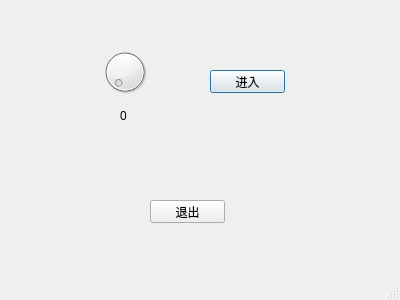
<?xml version="1.0" encoding="UTF-8"?>
<ui version="4.0">
 <class>Dialog</class>
 <widget class="QDialog" name="Dialog">
  <property name="geometry">
   <rect>
    <x>0</x>
    <y>0</y>
    <width>400</width>
    <height>300</height>
   </rect>
  </property>
  <property name="windowTitle">
   <string>Dialog</string>
  </property>
  <property name="sizeGripEnabled">
   <bool>true</bool>
  </property>
  <widget class="QPushButton" name="pushButton">
   <property name="geometry">
    <rect>
     <x>210</x>
     <y>70</y>
     <width>75</width>
     <height>23</height>
    </rect>
   </property>
   <property name="text">
    <string>进入</string>
   </property>
  </widget>
  <widget class="QPushButton" name="pushButton_2">
   <property name="geometry">
    <rect>
     <x>150</x>
     <y>200</y>
     <width>75</width>
     <height>23</height>
    </rect>
   </property>
   <property name="text">
    <string>退出</string>
   </property>
  </widget>
  <widget class="QDial" name="dial">
   <property name="geometry">
    <rect>
     <x>100</x>
     <y>40</y>
     <width>50</width>
     <height>64</height>
    </rect>
   </property>
   <property name="maximum">
    <number>10</number>
   </property>
  </widget>
  <widget class="QLabel" name="label">
   <property name="geometry">
    <rect>
     <x>120</x>
     <y>110</y>
     <width>54</width>
     <height>12</height>
    </rect>
   </property>
   <property name="text">
    <string>0</string>
   </property>
  </widget>
 </widget>
 <resources/>
 <connections>
  <connection>
   <sender>pushButton_2</sender>
   <signal>clicked()</signal>
   <receiver>Dialog</receiver>
   <slot>close()</slot>
   <hints>
    <hint type="sourcelabel">
     <x>197</x>
     <y>206</y>
    </hint>
    <hint type="destinationlabel">
     <x>293</x>
     <y>255</y>
    </hint>
   </hints>
  </connection>
 </connections>
</ui>
